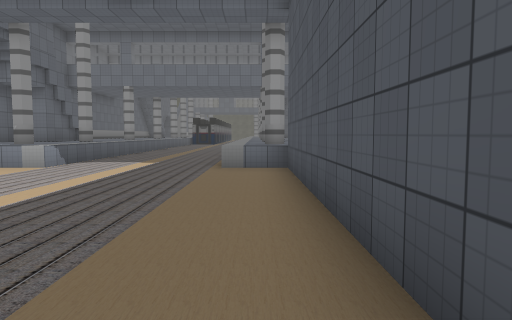
view 1 (above)

16 first-person views from a walk through a 3-D level made in the Unity game engine. The camera is 1.5 m above the floor, tilts 4° down and sees 70° across. The floor is counted in squares, 2 m on a side. Each view is taken from the middle of a square. On the plan, view 1 faces up. The plan holds only what a view shows up to about 11 squares ahead; the rest is blank. The place goes on beyond the plan. The player is left out. Door leaves are left out, so doorways stand open. Some surface patterns are stand-ins.

view 2
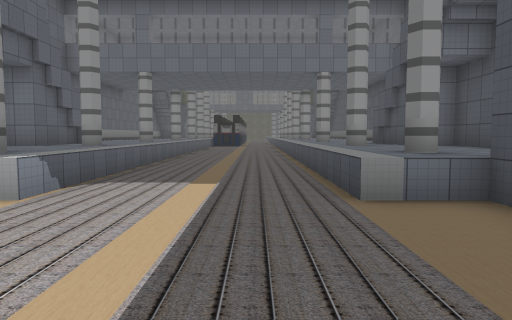

view 3
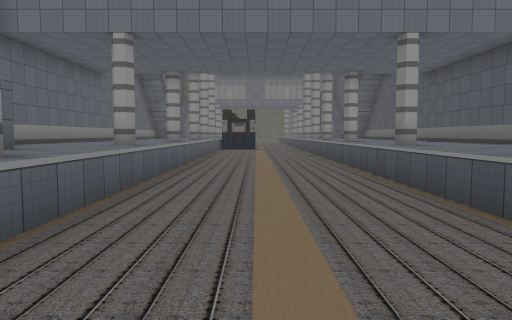

view 4
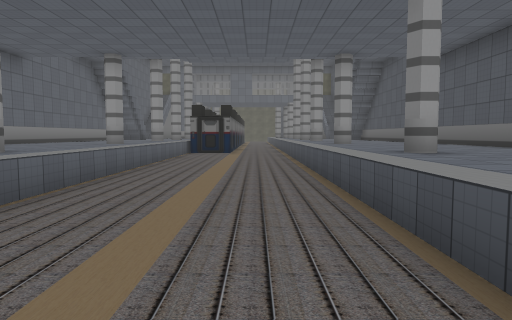

view 5
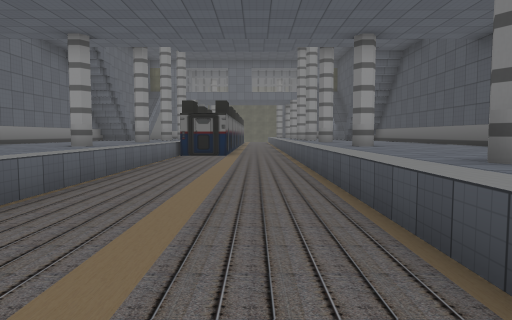

view 6
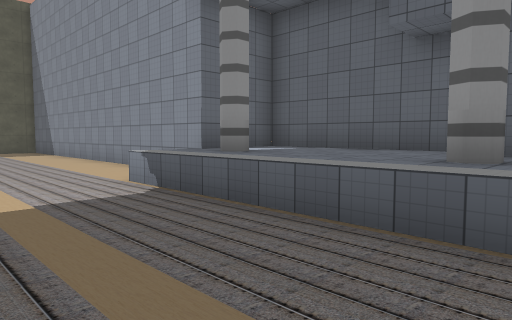

view 7
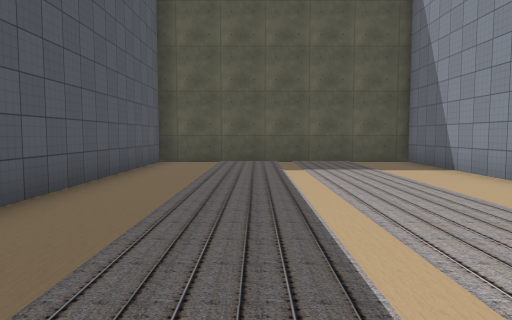

view 8
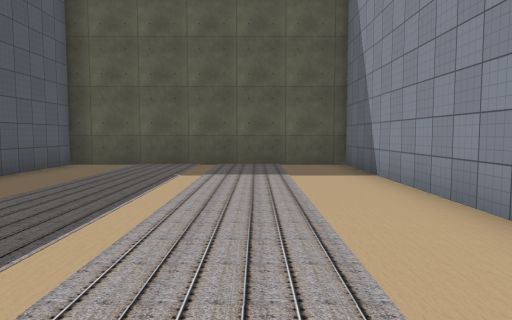

view 9
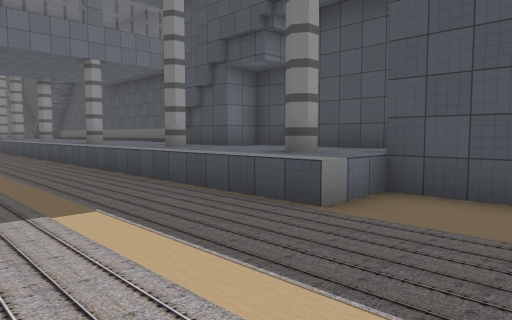

view 10
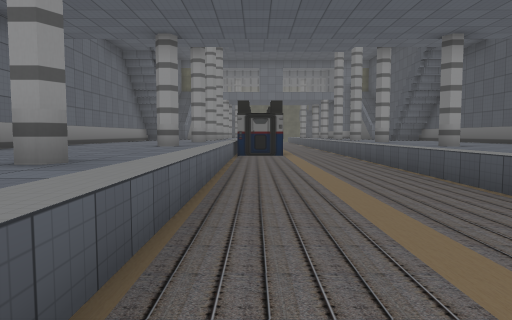

view 11
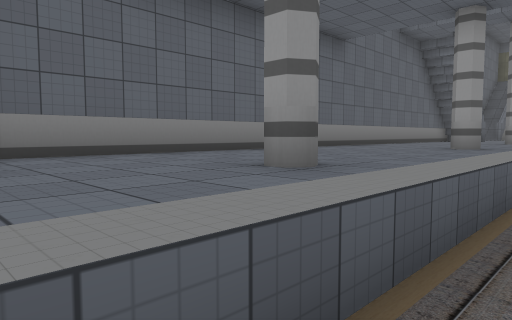

view 12
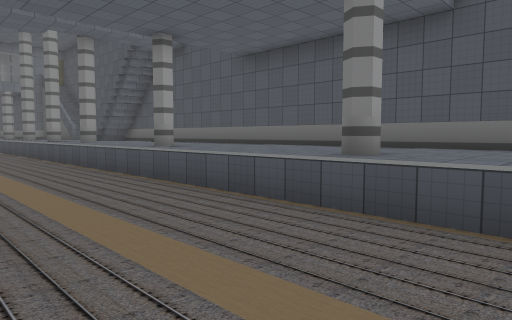

view 13
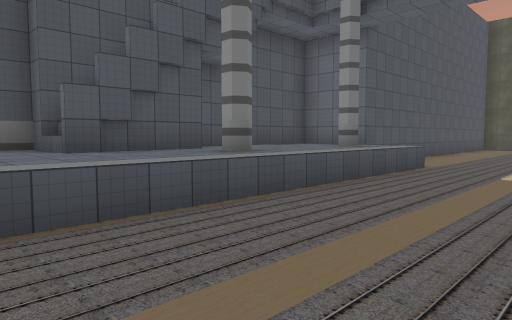

view 14
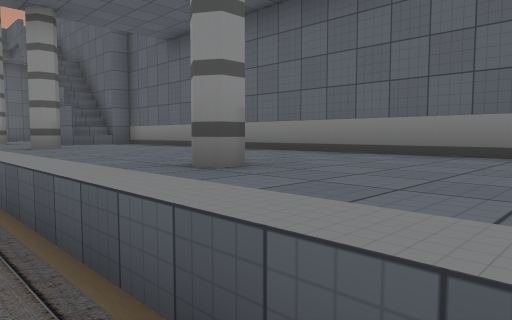

view 15
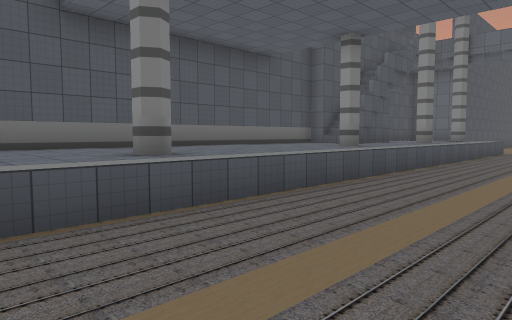

view 16
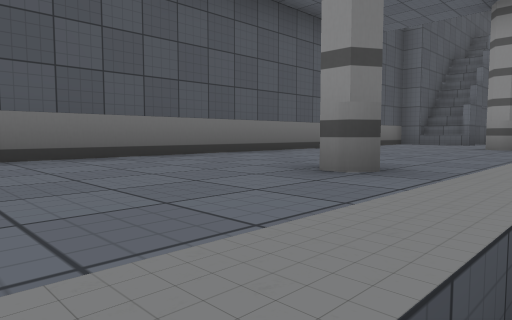

### Floor plan
Key: @ floor where view 1 was taken; # wall or solid block; . floor; = window, fence, low wall or low ledge; ^ raised ledge.
Columns run from 9 left of view 1 to 3 right of it. Each row starts with its distance up from view 1.
 25 #^^^=....=^^^
 24 #^^^^....^^^^
 23 #^^^^....^^^^
 22 #^^^^....^^^^
 21 #^^^^....^^^^
 20 #^^^^....^^^^
 19 #^^^^....^^^^
 18 #^^^^....^^^^
 17 #^^^^....^^^^
 16 #^^^^....^^^^
 15 ##^^^....^^##
 14  #^^^....^^##
 13  #^^^....#^##
 12  ^^^^....^^^#
 11  ^^^^....^^^#
 10  ^^^^....^^^#
  9  ^^#^....^^^#
  8  ##.......###
  7   #.......#
  6   #.......#
  5   #.......#
  4   #.......#
  3   #.......#
  2   #.......#
  1   #.......#
  0   #......@#
 -1   #.......#
 -2   #.......#
 -3   #.......#
 -4   #########

Positions as (right, up) in squares from view 1, and headings:
1: (0, 0), facing up
2: (-2, 4), facing up
3: (-3, 9), facing up
4: (-2, 12), facing up
5: (-2, 14), facing up
6: (-2, 14), facing down-left
7: (-2, 7), facing down
8: (-4, 6), facing down
9: (-4, 6), facing up-right
10: (-4, 14), facing up
11: (-4, 15), facing up-left
12: (-4, 15), facing up-right
13: (-4, 17), facing down-right
14: (-4, 25), facing down-left
15: (-4, 25), facing down-right
16: (-1, 25), facing down-right
